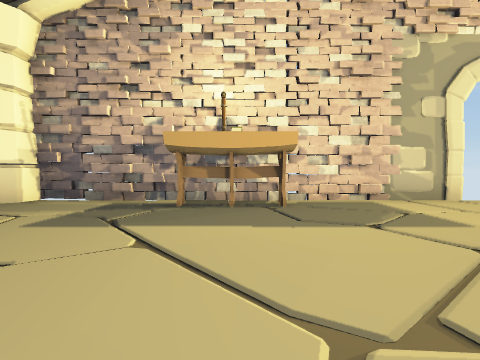
view 1 (above)

16 first-person views from a walk through a scene from a Unity 3-D project. The camera is 1.3 m above the floor, tilts 2° down and sees 85° across. The floor is counted in squares, 2 m on a side. Each view is taken from the middle of a square. On the plan, view 1 faces up. The plan holds only what a view shows up to about 9 squares ahead; the rest is blank. The place goes on beyond the plan. Door leaves are left out, so doorways stand open.

view 2
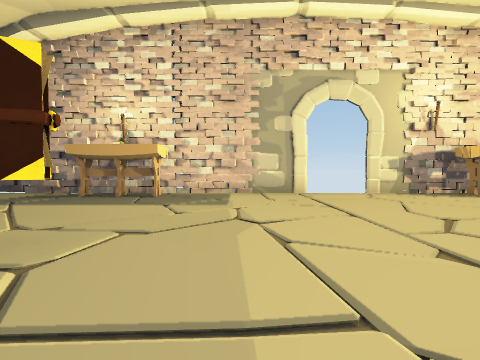

view 3
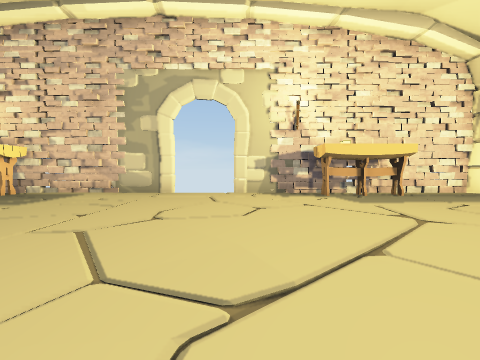

view 4
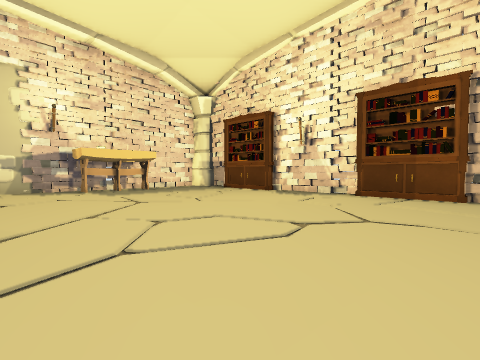

view 5
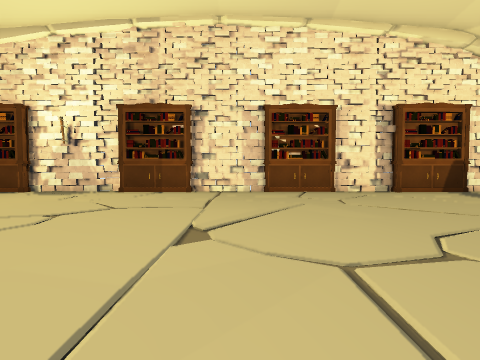

view 6
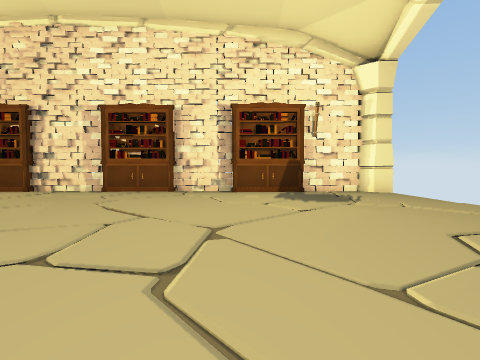

view 7
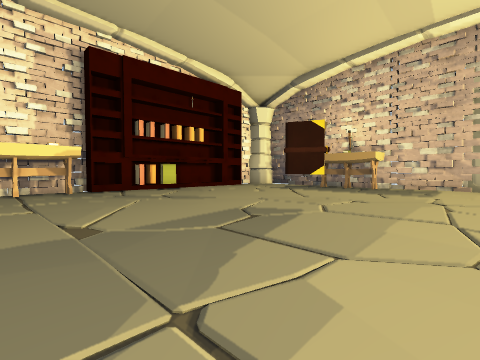

view 8
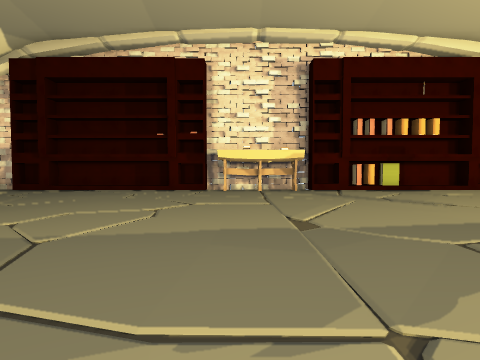

view 9
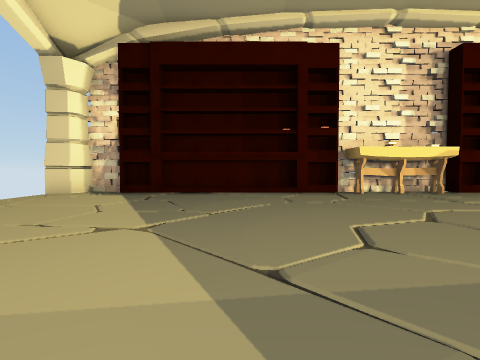

view 10
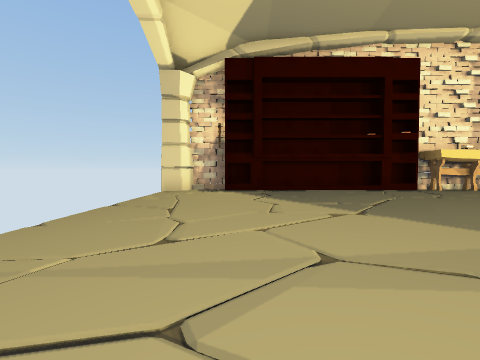

view 11
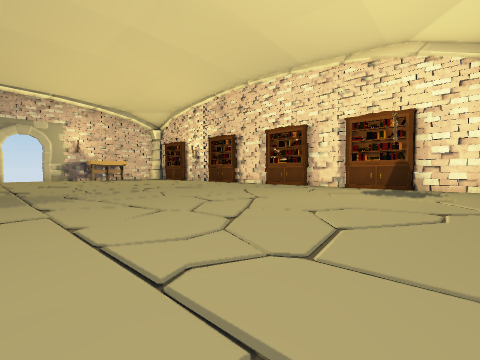

view 12
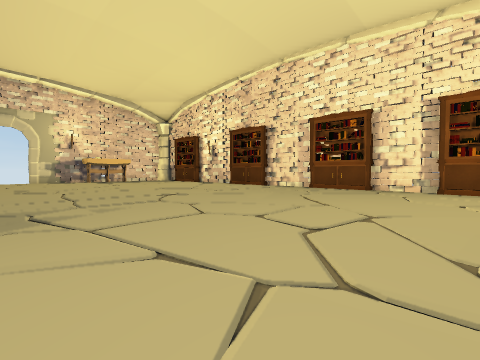

view 13
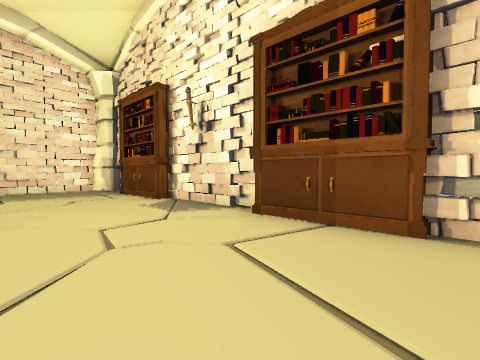

view 14
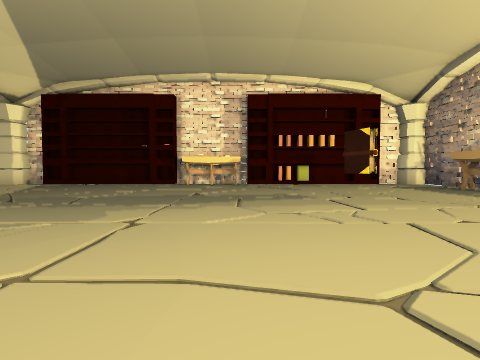

view 15
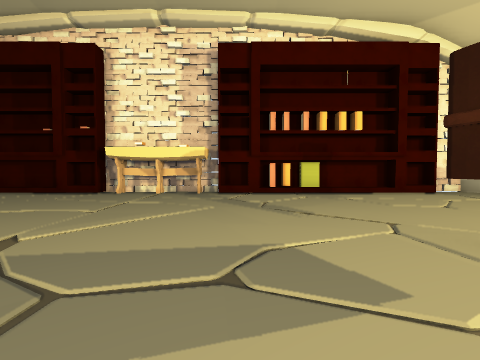

view 16
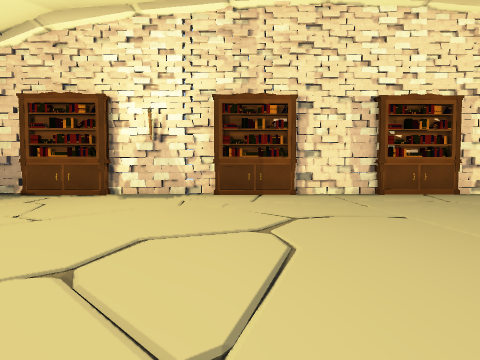

### Floor plan
Points are (right, up) in squares from view 1. A wall is a line through its corners. A room is listed if a view was taken in it or the views show most of it. See-through windows are left out.
Room 1 (views 1, 2, 3, 4, 5, 6, 7, 8, 9, 10, 11, 12, 13, 14, 15, 16)
walls: (14.4, -4.2) (14.1, -3.5); (14.4, -5.1) (14.1, -4.4); (14.3, -5.9) (14.3, -3.4); (14.3, -1.4) (14.4, 1.5); (4.6, 5.8) (-4.4, 5.9) (-4.5, 5.1); (-4.6, -6.1) (-4.6, -7.4); (14.4, -0.9) (14.2, -0.4) (14.5, 0.2); (5.1, 5.9) (4.2, 5.7); (-4.6, -1.5) (-4.6, -2.6); (3.4, 5.9) (2.7, 5.6); (-5.1, -4.5) (-5.1, -5.5); (-5.1, -5.6) (-5.1, -6.3); (2.6, 6) (1.8, 5.7) (1, 6); (-5.1, -1.6) (-5.1, -3.6); (-5.3, -2.5) (-5.3, -6.3); (1.5, 6) (0.8, 5.7); (14.1, -9.6) (14.4, -8.8); (9, 6) (8.4, 5.7) (7.8, 5.9) (7.1, 5.8); (14.2, -9.9) (14.2, -7.9); (-5.1, -8.6) (-5.1, -11); (-5.1, 2.2) (-5.1, 0.4); (-2, 5.7) (-2.8, 5.7); (-4.6, 3.8) (-4.6, 0.5); (14.4, 4.1) (14.4, 5); (14.3, -12.6) (14.4, -12.1); (13.9, 5.2) (13.7, 5.8) (7.1, 5.8); (-5.1, -12.8) (-5.1, -13.7); (14.2, -13.8) (14.2, -11.9); (-5.2, 4.9) (-5.2, 4.1); (-5.3, -12.8) (-5.3, -13.6) (-4.6, -13.8) (-4.4, -14.6); (13.7, -14.6) (13.8, -14)
low walls: (-4.6, -7.5) (-4.6, -8.2); (-4.5, 5.1) (-5.2, 4.9)
ways out: open door at (6, 6)
objects: table (-5, -4); other object (-5, -1); other object (-5, 0); table (-1, 5) to (1, 5); table (10, 5) to (11, 5); other object (14, -11); other object (14, -7); other object (14, -2); other object (14, 2)

Positions as (right, up) in squares from view 1, and headings:
1: (0, 0), facing up
2: (3, -2), facing up
3: (7, -2), facing up
4: (7, -4), facing up-right
5: (6, -5), facing right
6: (6, -10), facing right
7: (4, -5), facing up-left
8: (4, -5), facing left
9: (3, -9), facing left
10: (4, -12), facing left
11: (4, -14), facing up-right
12: (5, -11), facing up-right
13: (11, -4), facing up-right
14: (8, -3), facing left
15: (3, -2), facing left
16: (7, -2), facing right
